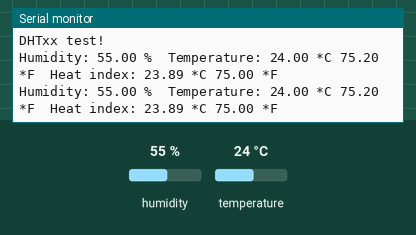
A sketch run on a simulated Arduino Uno, built with avr-gcc and run on an emulated ATmega328P. Shown: the last lines printed to the serial monitor. Wiring (inferred from the names in the program): DHT11 sensor: data pin 2. The test bench sets the inputs (shaded band); at power-on: humidity 55 %, temperature 24 °C.

Above: at 5.3 s.
5.4 s: humidity set to 22 %
At 7.6 s:
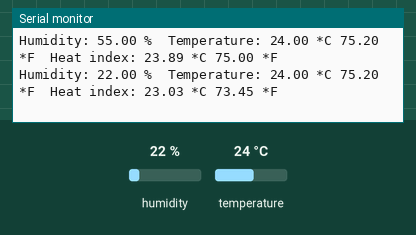
8.8 s: temperature set to 12 °C
At 10.2 s:
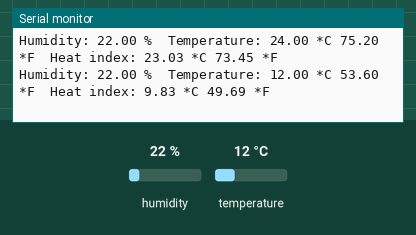
12.2 s: humidity set to 40 %
At 15.2 s:
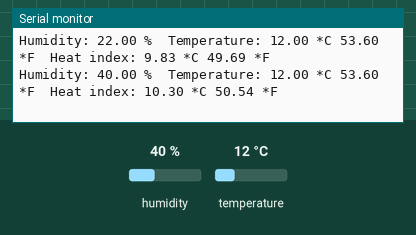
Timing chart, 0 to 16.7 s (numbered marks = the images above; inputs shaded):
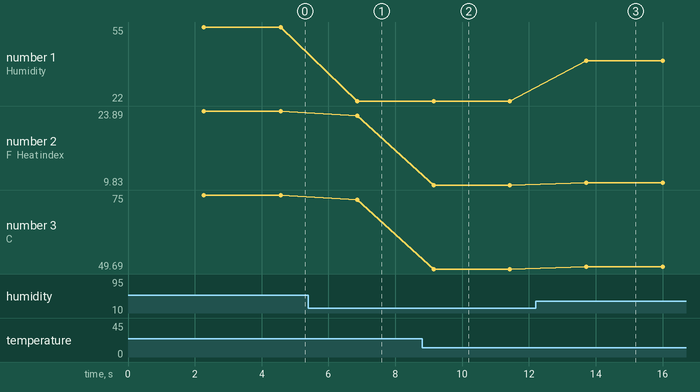

The sketch:

DHTtester.ino
```cpp
// Example testing sketch for various DHT humidity/temperature sensors
// Written by ladyada, public domain

#include <DHT.h>

#define DHTPIN 2     // what digital pin we're connected to

// Uncomment whatever type you're using!
#define DHTTYPE DHT11   // DHT 11
//#define DHTTYPE DHT22   // DHT 22  (AM2302), AM2321
//#define DHTTYPE DHT21   // DHT 21 (AM2301)

// Connect pin 1 (on the left) of the sensor to +5V
// NOTE: If using a board with 3.3V logic like an Arduino Due connect pin 1
// to 3.3V instead of 5V!
// Connect pin 2 of the sensor to whatever your DHTPIN is
// Connect pin 4 (on the right) of the sensor to GROUND

// Initialize DHT sensor.
// Note that older versions of this library took an optional third parameter to
// tweak the timings for faster processors.  This parameter is no longer needed
// as the current DHT reading algorithm adjusts itself to work on faster procs.
DHT dht(DHTPIN, DHTTYPE);

void setup() {
  Serial.begin(9600);
  Serial.println("DHTxx test!");

  dht.begin();
}

void loop() {
  // Wait a few seconds between measurements.
  delay(2000);

  // Reading temperature or humidity takes about 250 milliseconds!
  // Sensor readings may also be up to 2 seconds 'old' (its a very slow sensor)
  float h = dht.readHumidity();
  // Read temperature as Celsius (the default)
  float t = dht.readTemperature();
  // Read temperature as Fahrenheit (isFahrenheit = true)
  float f = dht.readTemperature(true);

  // Check if any reads failed and exit early (to try again).
  if (isnan(h) || isnan(t) || isnan(f)) {
    Serial.println("Failed to read from DHT sensor!");
    return;
  }

  // Compute heat index in Fahrenheit (the default)
  float hif = dht.computeHeatIndex(f, h);
  // Compute heat index in Celsius (isFahreheit = false)
  float hic = dht.computeHeatIndex(t, h, false);

  Serial.print("Humidity: ");
  Serial.print(h);
  Serial.print(" %\t");
  Serial.print("Temperature: ");
  Serial.print(t);
  Serial.print(" *C ");
  Serial.print(f);
  Serial.print(" *F\t");
  Serial.print("Heat index: ");
  Serial.print(hic);
  Serial.print(" *C ");
  Serial.print(hif);
  Serial.println(" *F");
}


/* Example output 2016-03-03
 *  Increase in temperature is seen when I breath on the sensor
 *
Humidity: 41.00 %  Temperature: 25.00 *C 77.00 *F  Heat index: 24.63 *C 76.33 *F
Humidity: 41.00 % Temperature: 25.00 *C 77.00 *F  Heat index: 24.63 *C 76.33 *F
Humidity: 41.00 % Temperature: 25.00 *C 77.00 *F  Heat index: 24.63 *C 76.33 *F
Humidity: 41.00 % Temperature: 25.00 *C 77.00 *F  Heat index: 24.63 *C 76.33 *F
Humidity: 41.00 % Temperature: 25.00 *C 77.00 *F  Heat index: 24.63 *C 76.33 *F
Humidity: 41.00 % Temperature: 25.00 *C 77.00 *F  Heat index: 24.63 *C 76.33 *F
Humidity: 41.00 % Temperature: 25.00 *C 77.00 *F  Heat index: 24.63 *C 76.33 *F
Humidity: 41.00 % Temperature: 25.00 *C 77.00 *F  Heat index: 24.63 *C 76.33 *F
Humidity: 41.00 % Temperature: 25.00 *C 77.00 *F  Heat index: 24.63 *C 76.33 *F
Humidity: 41.00 % Temperature: 25.00 *C 77.00 *F  Heat index: 24.63 *C 76.33 *F
Humidity: 41.00 % Temperature: 25.00 *C 77.00 *F  Heat index: 24.63 *C 76.33 *F
Humidity: 41.00 % Temperature: 25.00 *C 77.00 *F  Heat index: 24.63 *C 76.33 *F
Humidity: 41.00 % Temperature: 25.00 *C 77.00 *F  Heat index: 24.63 *C 76.33 *F
Humidity: 41.00 % Temperature: 25.00 *C 77.00 *F  Heat index: 24.63 *C 76.33 *F
Humidity: 41.00 % Temperature: 25.00 *C 77.00 *F  Heat index: 24.63 *C 76.33 *F
Humidity: 41.00 % Temperature: 25.00 *C 77.00 *F  Heat index: 24.63 *C 76.33 *F
Humidity: 41.00 % Temperature: 26.00 *C 78.80 *F  Heat index: 25.73 *C 78.31 *F
Humidity: 41.00 % Temperature: 26.00 *C 78.80 *F  Heat index: 25.73 *C 78.31 *F
Humidity: 41.00 % Temperature: 26.00 *C 78.80 *F  Heat index: 25.73 *C 78.31 *F
Humidity: 40.00 % Temperature: 26.00 *C 78.80 *F  Heat index: 25.70 *C 78.26 *F
Humidity: 40.00 % Temperature: 26.00 *C 78.80 *F  Heat index: 25.70 *C 78.26 *F
Humidity: 40.00 % Temperature: 26.00 *C 78.80 *F  Heat index: 25.70 *C 78.26 *F
Humidity: 40.00 % Temperature: 26.00 *C 78.80 *F  Heat index: 25.70 *C 78.26 *F
Humidity: 40.00 % Temperature: 26.00 *C 78.80 *F  Heat index: 25.70 *C 78.26 *F
Humidity: 40.00 % Temperature: 26.00 *C 78.80 *F  Heat index: 25.70 *C 78.26 *F
Humidity: 40.00 % Temperature: 26.00 *C 78.80 *F  Heat index: 25.70 *C 78.26 *F
Humidity: 41.00 % Temperature: 27.00 *C 80.60 *F  Heat index: 26.91 *C 80.44 *F
Humidity: 42.00 % Temperature: 27.00 *C 80.60 *F  Heat index: 26.96 *C 80.54 *F
Humidity: 44.00 % Temperature: 27.00 *C 80.60 *F  Heat index: 27.07 *C 80.73 *F
Humidity: 45.00 % Temperature: 28.00 *C 82.40 *F  Heat index: 28.03 *C 82.45 *F
Humidity: 46.00 % Temperature: 28.00 *C 82.40 *F  Heat index: 28.11 *C 82.60 *F
Humidity: 51.00 % Temperature: 30.00 *C 86.00 *F  Heat index: 31.21 *C 88.18 *F
Humidity: 54.00 % Temperature: 30.00 *C 86.00 *F  Heat index: 31.71 *C 89.08 *F
Humidity: 57.00 % Temperature: 30.00 *C 86.00 *F  Heat index: 32.25 *C 90.05 *F
Humidity: 57.00 % Temperature: 31.00 *C 87.80 *F  Heat index: 34.12 *C 93.42 *F
Humidity: 58.00 % Temperature: 30.00 *C 86.00 *F  Heat index: 32.44 *C 90.39 *F
Humidity: 58.00 % Temperature: 30.00 *C 86.00 *F  Heat index: 32.44 *C 90.39 *F
Humidity: 59.00 % Temperature: 30.00 *C 86.00 *F  Heat index: 32.63 *C 90.74 *F
Humidity: 59.00 % Temperature: 30.00 *C 86.00 *F  Heat index: 32.63 *C 90.74 *F
Humidity: 59.00 % Temperature: 29.00 *C 84.20 *F  Heat index: 30.88 *C 87.59 *F
Humidity: 59.00 % Temperature: 29.00 *C 84.20 *F  Heat index: 30.88 *C 87.59 *F
Humidity: 59.00 % Temperature: 29.00 *C 84.20 *F  Heat index: 30.88 *C 87.59 *F
Humidity: 60.00 % Temperature: 28.00 *C 82.40 *F  Heat index: 29.45 *C 85.01 *F
Humidity: 59.00 % Temperature: 28.00 *C 82.40 *F  Heat index: 29.34 *C 84.81 *F
Humidity: 59.00 % Temperature: 28.00 *C 82.40 *F  Heat index: 29.34 *C 84.81 *F
Humidity: 59.00 % Temperature: 28.00 *C 82.40 *F  Heat index: 29.34 *C 84.81 *F
Humidity: 59.00 % Temperature: 28.00 *C 82.40 *F  Heat index: 29.34 *C 84.81 *F
Humidity: 59.00 % Temperature: 27.00 *C 80.60 *F  Heat index: 28.01 *C 82.42 *F
Humidity: 59.00 % Temperature: 27.00 *C 80.60 *F  Heat index: 28.01 *C 82.42 *F
Humidity: 58.00 % Temperature: 27.00 *C 80.60 *F  Heat index: 27.94 *C 82.29 *F
Humidity: 58.00 % Temperature: 27.00 *C 80.60 *F  Heat index: 27.94 *C 82.29 *F
Humidity: 57.00 % Temperature: 27.00 *C 80.60 *F  Heat index: 27.87 *C 82.17 *F
Humidity: 57.00 % Temperature: 27.00 *C 80.60 *F  Heat index: 27.87 *C 82.17 *F
Humidity: 56.00 % Temperature: 27.00 *C 80.60 *F  Heat index: 27.80 *C 82.04 *F
Humidity: 57.00 % Temperature: 26.00 *C 78.80 *F  Heat index: 26.82 *C 80.27 *F
Humidity: 56.00 % Temperature: 26.00 *C 78.80 *F  Heat index: 26.78 *C 80.21 *F
Humidity: 56.00 % Temperature: 26.00 *C 78.80 *F  Heat index: 26.78 *C 80.21 *F

 */
```

Measured:
- after the input at 5.4 s, the serial monitor: prints a new line after 1.5 s (image 1)
- after the input at 8.8 s, the serial monitor: prints a new line after 0.34 s (image 2)
- after the input at 12.2 s, the serial monitor: prints a new line after 1.5 s (image 3)
- plotted number 1: 55 → 22 after the input at 5.4 s, 22 → 40 after the input at 12.2 s
- plotted number 2: 23.89 → 23.03 after the input at 5.4 s, 23.03 → 9.83 after the input at 8.8 s, 9.83 → 10.3 after the input at 12.2 s
- plotted number 3: 75 → 73.45 after the input at 5.4 s, 73.45 → 49.69 after the input at 8.8 s, 49.69 → 50.54 after the input at 12.2 s
